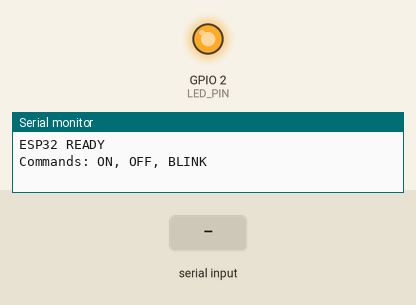
Simulated run of this sketch. Board: ESP32. On the bench: output pins drawn as LEDs (lit = HIGH), the last lines printed to the serial monitor. Dashed ring = blinking. The test bench sets the inputs (shaded band).

Above: at 1.7 s.
1.8 s: "ON\n" received over Serial
At 2.9 s:
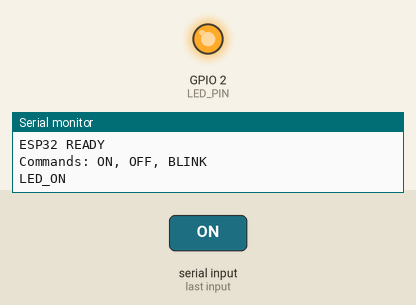
3.3 s: "OFF\n" received over Serial
At 3.7 s:
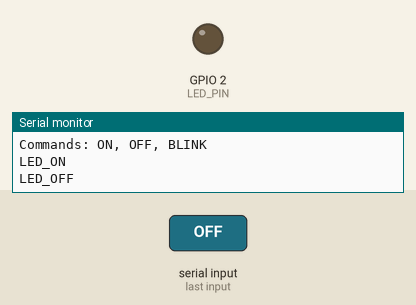
4.8 s: "BLINK\n" received over Serial
At 6.6 s:
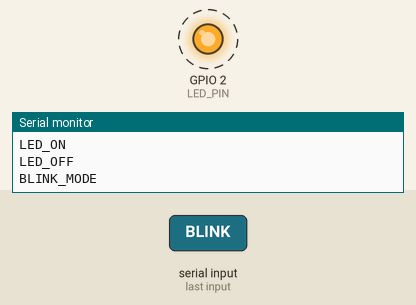
Timing chart, 0 to 13.3 s (numbered marks = the images above; inputs shaded):
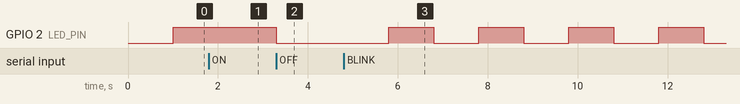

Measured:
- after the input at 1.8 s, GPIO 2 (LED_PIN): stays HIGH (without the input it goes to LOW after 0.20 s)
- after the input at 3.3 s, GPIO 2 (LED_PIN): HIGH → LOW at once
- after the input at 4.8 s, GPIO 2 (LED_PIN): alternates HIGH for 1.0 s and LOW for 1.0 s, starting after 1.0 s

The sketch:

esp32_test.ino
```cpp
const int LED_PIN = 2;

unsigned long previousMillis = 0;
const unsigned long blinkInterval = 1000;

bool blinkState = false;
bool manualMode = false;

String command = "";

void setup() {
  pinMode(LED_PIN, OUTPUT);

  Serial.begin(115200);
  delay(500);

  Serial.println("ESP32 READY");
  Serial.println("Commands: ON, OFF, BLINK");
}

void loop() {
  // =========================
  // BLINK NON-BLOCKING
  // =========================
  if (!manualMode) {
    unsigned long currentMillis = millis();

    if (currentMillis - previousMillis >= blinkInterval) {
      previousMillis = currentMillis;

      blinkState = !blinkState;
      digitalWrite(LED_PIN, blinkState);
    }
  }

  // =========================
  // SERIAL COMMAND
  // =========================
  while (Serial.available()) {
    char c = Serial.read();

    if (c == '\n' || c == '\r') {
      if (command.length() > 0) {

        command.trim();
        command.toUpperCase();

        if (command == "ON") {
          manualMode = true;
          digitalWrite(LED_PIN, HIGH);
          Serial.println("LED_ON");
        }

        else if (command == "OFF") {
          manualMode = true;
          digitalWrite(LED_PIN, LOW);
          Serial.println("LED_OFF");
        }

        else if (command == "BLINK") {
          manualMode = false;
          Serial.println("BLINK_MODE");
        }

        else {
          Serial.print("RECEIVED: ");
          Serial.println(command);
        }

        command = "";
      }
    }

    else {
      command += c;
    }
  }
}
```
